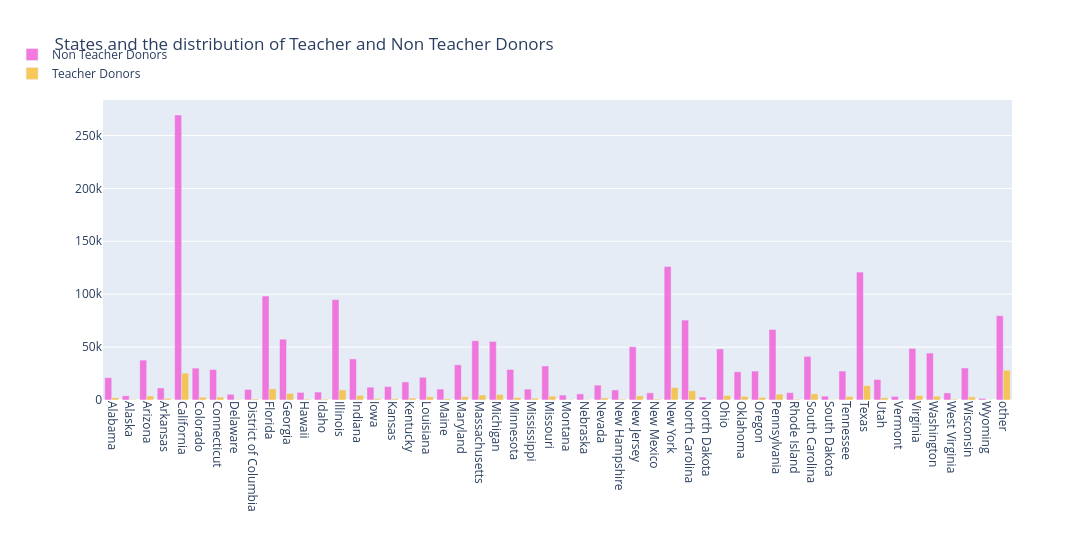

Source (notebook cell):
### Markdown cell above
## 2.6 Número de donantes docentes y no docentes de cada estado

### Code cell
import plotly.graph_objs as go
from plotly.offline import iplot

# 1. Agrupación de datos
tempdf = donors_df.groupby(['Donor State', 'Donor Is Teacher']).agg({'Donor Is Teacher' : 'count' }).rename(columns={'Donor Is Teacher' : 'Teacher Donor Counts'}).reset_index()

no_df = tempdf[tempdf['Donor Is Teacher'] == 'No']
no_x = no_df['Donor State']
no_y = no_df['Teacher Donor Counts']

yes_df = tempdf[tempdf['Donor Is Teacher'] == 'Yes']
yes_x = yes_df['Donor State']
yes_y = yes_df['Teacher Donor Counts']

# 2. Configuración de barras (Traces)
trace1 = go.Bar(
    x=no_x,
    y=no_y,
    name='Non Teacher Donors',
    marker=dict(color='#f259d6'),
    opacity=0.8
)

trace2 = go.Bar(
    x=yes_x,
    y=yes_y,
    name='Teacher Donors',
    marker=dict(color='#f7bb31'),
    opacity=0.8
)

data = [trace1, trace2]

# 3. Diseño del gráfico (Layout) con dimensiones más grandes
layout = go.Layout(
    barmode='group',
    legend=dict(x=-.1, y=1.2),
    
   
    width=1100,   # Gráfico bastante ancho para albergar todos los estados uno al lado del otro
    height=550,   # Más alto para dar espacio a los volúmenes de conteo
    
    # Ajuste de márgenes y rotación automática para que los estados no se corten abajo
    margin=dict(b=150),
    xaxis=dict(tickangle=90, automargin=True),
    
    title='States and the distribution of Teacher and Non Teacher Donors'
)

# 4. Generar y mostrar gráfico
fig = go.Figure(data=data, layout=layout)
iplot(fig, filename='grouped-bar')

### Figure 1 — Plotly figure (JSON) as saved in the notebook; plotly's stock layout.template omitted (floating-point values rounded to 4 significant figures)
{"data": [{"marker": {"color": "#f259d6"}, "name": "Non Teacher Donors", "opacity": 0.8, "type": "bar", "x": ["Alabama", "Alaska", "Arizona", "Arkansas", "California", "Colorado", "Connecticut", "Delaware", "District of Columbia", "Florida", "Georgia", "Hawaii", "Idaho", "Illinois", "Indiana", "Iowa", "Kansas", "Kentucky", "Louisiana", "Maine", "Maryland", "Massachusetts", "Michigan", "Minnesota", "Mississippi", "Missouri", "Montana", "Nebraska", "Nevada", "New Hampshire", "New Jersey", "New Mexico", "New York", "North Carolina", "North Dakota", "Ohio", "Oklahoma", "Oregon", "Pennsylvania", "Rhode Island", "South Carolina", "South Dakota", "Tennessee", "Texas", "Utah", "Vermont", "Virginia", "Washington", "West Virginia", "Wisconsin", "Wyoming", "other"], "y": [21124, 4006, 37690, 11383, 269366, 30132, 28773, 5379, 9940, 98281, 57461, 7201, 7509, 94882, 38847, 12121, 12680, 17105, 21486, 10349, 33230, 56017, 55318, 28893, 10294, 32150, 4641, 5804, 14037, 9514, 50303, 6758, 126213, 75546, 2752, 48271, 26707, 27347, 66685, 6912, 41245, 3633, 27350, 120909, 19431, 3423, 48775, 44358, 6681, 30253, 1505, 79685]}, {"marker": {"color": "#f7bb31"}, "name": "Teacher Donors", "opacity": 0.8, "type": "bar", "x": ["Alabama", "Alaska", "Arizona", "Arkansas", "California", "Colorado", "Connecticut", "Delaware", "District of Columbia", "Florida", "Georgia", "Hawaii", "Idaho", "Illinois", "Indiana", "Iowa", "Kansas", "Kentucky", "Louisiana", "Maine", "Maryland", "Massachusetts", "Michigan", "Minnesota", "Mississippi", "Missouri", "Montana", "Nebraska", "Nevada", "New Hampshire", "New Jersey", "New Mexico", "New York", "North Carolina", "North Dakota", "Ohio", "Oklahoma", "Oregon", "Pennsylvania", "Rhode Island", "South Carolina", "South Dakota", "Tennessee", "Texas", "Utah", "Vermont", "Virginia", "Washington", "West Virginia", "Wisconsin", "Wyoming", "other"], "y": [2188, 513, 3839, 1484, 25329, 2572, 2831, 527, 922, 10547, 6270, 766, 821, 9499, 4390, 1117, 1157, 1824, 3033, 1137, 3145, 4713, 5117, 2290, 1703, 3670, 447, 468, 1977, 745, 3963, 818, 11744, 8704, 260, 4300, 3426, 2396, 5595, 698, 5798, 451, 3254, 13540, 2158, 254, 4247, 3605, 816, 2964, 129, 28124]}], "layout": {"barmode": "group", "height": 550, "legend": {"x": -0.1, "y": 1.2}, "margin": {"b": 150}, "title": {"text": "States and the distribution of Teacher and Non Teacher Donors"}, "width": 1100, "xaxis": {"automargin": true, "tickangle": 90}}}
